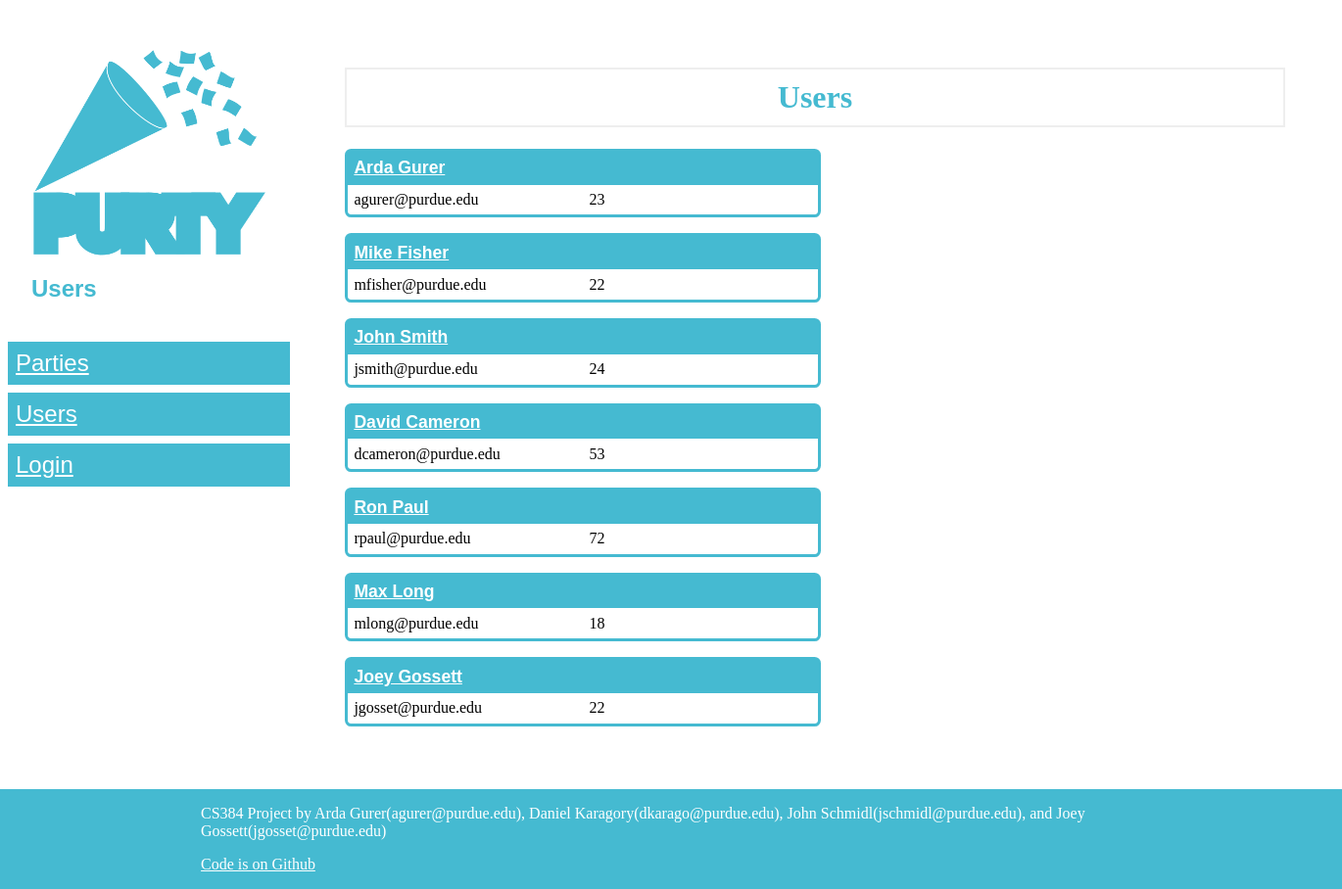
The page / on the database its author committed.
### database_orm.py (models this page shows, shortened)
    class User(db_orm.Model):
        user_id = db_orm.Column('user_id', db_orm.Integer, primary_key = True)
        name = db_orm.Column(db_orm.String(40))
        email = db_orm.Column(db_orm.String(40))
        age = db_orm.Column(db_orm.Integer)

### app.py (the view)
@app.route('/')
def index():
    users = db.get_all_users()
    return render_template('index.html', users=users)

### app.py (called while the page is built)
@app.before_request
def check_session():
    if 'user_id' in session:
        if db.user_exists(session['user_id']) == False:
            session.pop('user_id')

### database.py (called while the page is built)
def get_all_users():
    return db_orm.User.query.all()

### templates/index.html
{% extends "base.html" %}
{% block title %} Users {% endblock %}
{% block content %}
    <h1>Users</h1>
    {% for user in users %}
        <div class='user'>
        	<div class='name'>
				<a href="{{ url_for('user', user_id=user['user_id']) }}">
					{{ user['name']  }}
				</a>
        	</div>
        	<div class='email'>
        		{{ user['email'] }}
        	</div>
        	<div class='age'>
        		{{ user['age'] }}
        	</div>
        </div>
    {% endfor %}
{% endblock %}

### static/css/style.css (style rules this page uses)
:root { --pageContentWidth: 60rem; --headerColor: #45bad1; --headerColorContrast: white; }
h1 { border: 2px #eee solid; color: var(--headerColor); text-align: center; padding: 10px; }
body { height: 100%; padding: 0; margin: 0; display: flex; flex-direction: column; }
html { height: 100%; }
a { color: inherit; }
.user { display: grid; grid-template-columns: 1fr 1fr; grid-template-areas: "name name" "email age"; width: 30rem; border-radius: 0.4rem 0.4rem 0.4rem 0.4rem; border-style: solid; border-color: var(--headerColor); margin-bottom: 1rem; }
.user .name { grid-area: name; padding: 0.4rem; background-color: var(--headerColor); color: var(--headerColorContrast); font-size: 1.1rem; font-family: sans-serif; font-weight: bold; }
.user .email { grid-area: email; padding: 0.4rem; }
.user .age { grid-area: age; padding: 0.4rem; }

### rows shown on the page
User: name "Arda Gurer", email "agurer@purdue.edu", age "23"
User: name "Mike Fisher", email "mfisher@purdue.edu", age "22"
User: name "John Smith", email "jsmith@purdue.edu", age "24"
User: name "David Cameron", email "dcameron@purdue.edu", age "53"
User: name "Ron Paul", email "rpaul@purdue.edu", age "72"
User: name "Max Long", email "mlong@purdue.edu", age "18"
User: name "Joey Gossett", email "jgosset@purdue.edu", age "22"
